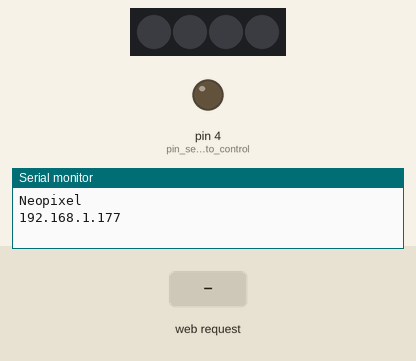
A sketch run on a simulated Arduino Uno, built with avr-gcc and run on an emulated ATmega328P. On the bench: 4 RGB LEDs in strip order, left to right, output pins drawn as LEDs (lit = HIGH), the last lines printed to the serial monitor. The test bench sets the inputs (shaded band). Dim RGB values are drawn brighter than linear.

Above: at 1.2 s.
1.3 s: HTTP request GET /oranje received
At 1.6 s:
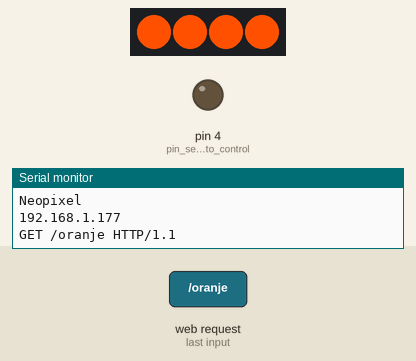
2.8 s: HTTP request GET /blue received
At 3.9 s:
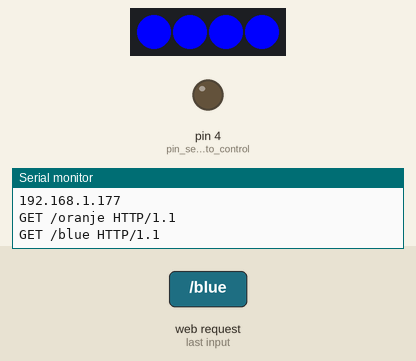
4.3 s: HTTP request GET /cyan received
At 5.1 s:
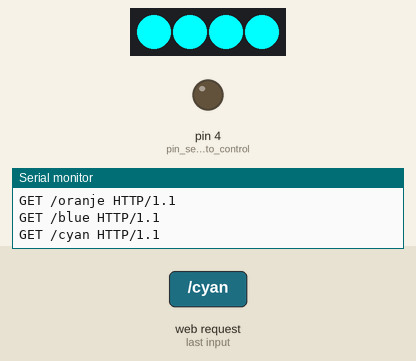
5.8 s: HTTP request GET /gray received
At 6.2 s:
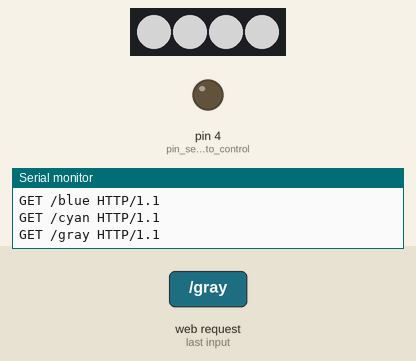
7.3 s: HTTP request GET /green received
At 8.5 s:
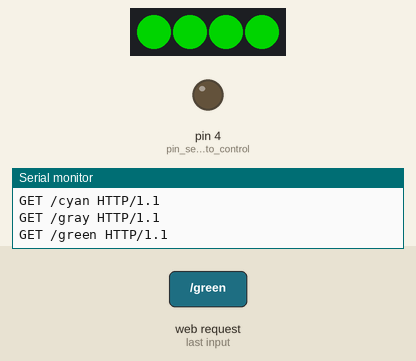
8.8 s: HTTP request GET /magenta received
At 9.7 s:
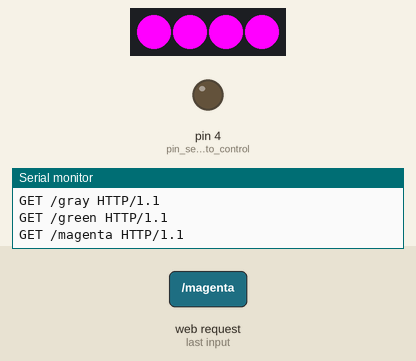
Timing chart, 0 to 11.3 s (numbered marks = the images above; inputs shaded):
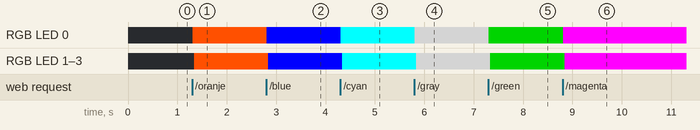

Measured:
- after the input at 1.3 s, RGB LED 0–3: off → RGB(255, 80, 0) at once
- after the input at 2.8 s, RGB LED 0–3: RGB(255, 80, 0) → RGB(0, 0, 255) at once
- after the input at 4.3 s, RGB LED 0–3: RGB(0, 0, 255) → RGB(0, 255, 255) at once
- after the input at 5.8 s, RGB LED 0–3: RGB(0, 255, 255) → RGB(128, 128, 128) at once
- after the input at 7.3 s, RGB LED 0–3: RGB(128, 128, 128) → RGB(0, 128, 0) at once
- after the input at 8.8 s, RGB LED 0–3: RGB(0, 128, 0) → RGB(255, 0, 255) at once

The sketch:

Neopixel_weblink.ino
```cpp
#include <SPI.h>
#include <Ethernet.h>
#include <Adafruit_NeoPixel.h>
#include <colorcodes.h>
#define NUM_LIGHTS 4 //Number off connected leds
#define PIN 6 //Pin 6 for Data

//int kleura=0;
//int kleurb=0;
//int kleurc=0;
//int color=0;
//int message=0;
//int thisChar=0;

Adafruit_NeoPixel strip = Adafruit_NeoPixel(NUM_LIGHTS, PIN, NEO_GRB + NEO_KHZ800);


byte mac[] = { 0xDE, 0xAD, 0xBE, 0xEF, 0xFE, 0xED }; //physical mac address
byte ip[] = { 192, 168, 1, 177 }; // ip in lan
byte gateway[] = { 192, 168, 1, 1 }; // internet access via router
byte subnet[] = { 255, 255, 255, 0 }; //subnet mask
EthernetServer server(80); //server port

String readString;

//////////////////////

void setup(){

  pinMode(4, OUTPUT); //pin selected to control
  //start Ethernet
  Ethernet.begin(mac, ip, gateway, subnet);
  server.begin();

  //enable serial data print
  Serial.begin(9600);
  Serial.println("Neopixel"); // so I can keep track of what is loaded
  Serial.println(Ethernet.localIP());
  strip.begin();
  strip.show(); // Initialize all pixels to 'off'
}

void loop(){
  // Create a client connection
  EthernetClient client = server.available();
  if (client) {
    while (client.connected()) {
      if (client.available()) {
        char c = client.read();

        //read char by char HTTP request
        if (readString.length() < 100) {

          //store characters to string
          readString += c;
          //Serial.print(c);
        }

        //if HTTP request has ended
        if (c == '\n') {

          ///////////////
          Serial.println(readString); //print to serial monitor for debuging

          //now output HTML data header
             if(readString.indexOf('?') >=0) { //don't send new page
               client.println("HTTP/1.1 204 NEOPIXEL");
               client.println();
               client.println();
             }
             else {
          client.println("HTTP/1.1 200 OK"); //send new page
          client.println("Content-Type: text/html");
          client.println();

          client.println("<HTML>");
          client.println("<HEAD>");
          client.println("<TITLE>Arduino NeoPixel Controlpage</TITLE>");
          client.println("</HEAD>");
          client.println("<BODY>");

          client.println("<H1>Arduino NeoPixel Controlpage</H1>");
          client.println("<a href=\"/?off\" target=\"inlineframe\">OFF</a><br>");

          //client.println("<a href=\"/?off\" target=\"inlineframe\">Black</a><br>");
          client.println("<a href=\"/?blue\" target=\"inlineframe\">Blue</a><br>");
          client.println("<a href=\"/?cyan\" target=\"inlineframe\">Cyan</a><br>");
          client.println("<a href=\"/?gray\" target=\"inlineframe\">Gray</a><br>");
          client.println("<a href=\"/?green\" target=\"inlineframe\">Green</a><br>");
          client.println("<a href=\"/?lime\" target=\"inlineframe\">Lime</a><br>");
          client.println("<a href=\"/?magenta\" target=\"inlineframe\">Magenta</a><br>");
          client.println("<a href=\"/?maroon\" target=\"inlineframe\">Maroon</a><br>");
          client.println("<a href=\"/?navy\" target=\"inlineframe\">Navy</a><br>");
          client.println("<a href=\"/?oranje\" target=\"inlineframe\">Oranje</a><br>");
          client.println("<a href=\"/?olive\" target=\"inlineframe\">Olive</a><br>");
          client.println("<a href=\"/?purple\" target=\"inlineframe\">Purple</a><br>");
          client.println("<a href=\"/?red\" target=\"inlineframe\">Red</a><br>");
          client.println("<a href=\"/?silver\" target=\"inlineframe\">Silver</a><br>");
          client.println("<a href=\"/?teal\" target=\"inlineframe\">Teal</a><br>");
          client.println("<a href=\"/?white\" target=\"inlineframe\">White</a><br>");
          client.println("<a href=\"/?yellow\" target=\"inlineframe\">Yellow</a><br>");

          //client.println("<IFRAME name=inlineframe src=\"res://D:/WINDOWS/dnserror.htm\" width=1 height=1\">");
          client.println("<IFRAME name=inlineframe style=\"display:none\" >");
          client.println("</IFRAME>");

          client.println("</BODY>");
          client.println("</HTML>");
             }

          delay(1);
          //stopping client
          client.stop();

          ///////////////////// control neopixel

          if(readString.indexOf("off") >0)//checks for off
          {
          colorSet(strip.Color(black), 10);
          }

          if(readString.indexOf("oranje") >0)//checks for off
          {
          colorSet(strip.Color(oranje), 10);
          }

          if(readString.indexOf("blue") >0)//checks for off
          {
          colorSet(strip.Color(blue), 10);
          }

          if(readString.indexOf("cyan") >0)//checks for off
          {
          colorSet(strip.Color(cyan), 10);
          }

          if(readString.indexOf("gray") >0)//checks for off
          {
          colorSet(strip.Color(gray), 10);
          }

          if(readString.indexOf("green") >0)//checks for off
          {
          colorSet(strip.Color(green), 10);
          }

          if(readString.indexOf("lime") >0)//checks for off
          {
          colorSet(strip.Color(lime), 10);
          }

          if(readString.indexOf("magenta") >0)//checks for off
          {
          colorSet(strip.Color(magenta), 10);
          }

          if(readString.indexOf("maroon") >0)//checks for off
          {
          colorSet(strip.Color(maroon), 10);
          }

          if(readString.indexOf("navy") >0)//checks for off
          {
          colorSet(strip.Color(navy), 10);
          }

          if(readString.indexOf("olive") >0)//checks for off
          {
          colorSet(strip.Color(olive), 10);
          }

          if(readString.indexOf("purple") >0)//checks for off
          {
          colorSet(strip.Color(purple), 10);
          }


          if(readString.indexOf("red") >0)//checks for off
          {
          colorSet(strip.Color(red), 10);
          }

          if(readString.indexOf("silver") >0)//checks for off
          {
          colorSet(strip.Color(silver), 10);
          }

          if(readString.indexOf("teal") >0)//checks for off
          {
          colorSet(strip.Color(teal), 10);
          }

          if(readString.indexOf("white") >0)//checks for off
          {
          colorSet(strip.Color(white), 10);
          }

          if(readString.indexOf("yellow") >0)//checks for off
          {
          colorSet(strip.Color(yellow), 10);
          }


          //clearing string for next read
          readString="";

        }
      }
    }
  }
}


// Fill the dots one after the other with a color
void colorSet(uint32_t c, uint8_t wait) {
  for(uint16_t i=0; i<strip.numPixels(); i++) {
      strip.setPixelColor(i, c);
      strip.show();
      delay(wait);
  }
}
```

colorcodes.h
```cpp
//define colors
#define black 0,0,0
#define blue  0,0,255
#define cyan 0,255,255
#define gray 128,128,128
#define green 0,128,0
#define lime 0,255,0
#define magenta 255,0,255
#define maroon 128,0,0
#define navy 0,0,128
#define olive 128,128,0
#define purple 128,0,128
#define red 255,0,0
#define silver 192,192,192
#define teal 0,128,128
#define white 255,255,255
#define yellow 255,255,0
#define oranje 255,80,0
```
